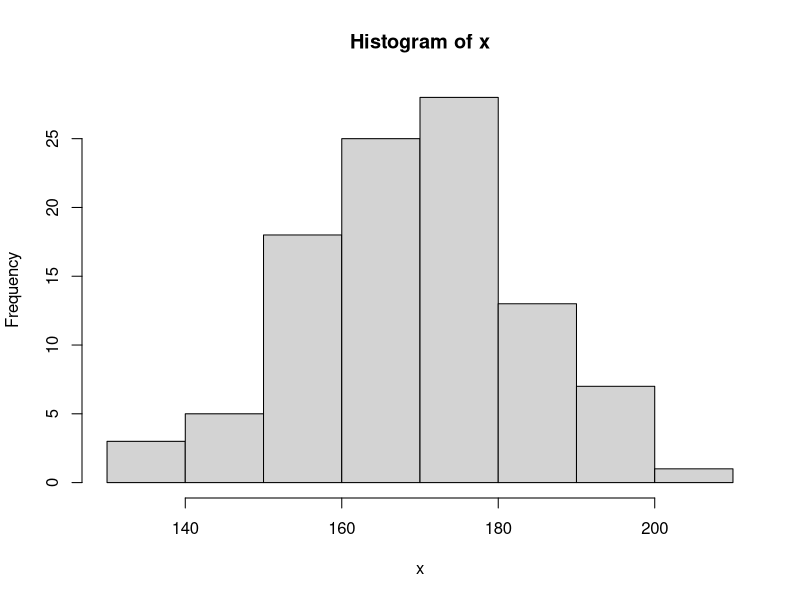

Here is the R script that generated this plot:
## ---- chunk 1
knitr::opts_chunk$set(echo=FALSE, eval=TRUE)
## ---- chunk 2
x <- rnorm(n=100, mean=170, sd=15)
hist(x)
